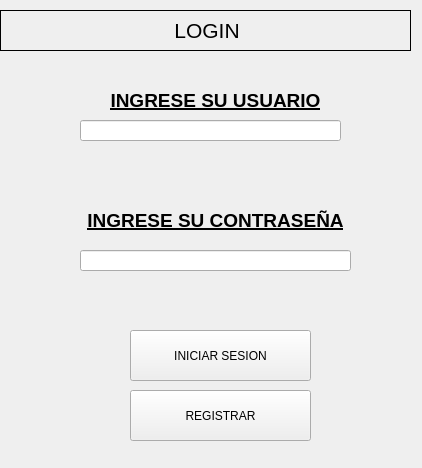
<?xml version="1.0" encoding="UTF-8"?>
<ui version="4.0">
 <class>LoginVentana</class>
 <widget class="QWidget" name="LoginVentana">
  <property name="geometry">
   <rect>
    <x>0</x>
    <y>0</y>
    <width>422</width>
    <height>468</height>
   </rect>
  </property>
  <property name="windowTitle">
   <string>Login</string>
  </property>
  <widget class="QLabel" name="label">
   <property name="geometry">
    <rect>
     <x>90</x>
     <y>60</y>
     <width>251</width>
     <height>81</height>
    </rect>
   </property>
   <property name="text">
    <string>&lt;html&gt;&lt;head/&gt;&lt;body&gt;&lt;p align=&quot;center&quot;&gt;&lt;span style=&quot; font-size:14pt; font-weight:600; text-decoration: underline;&quot;&gt;INGRESE SU USUARIO&lt;/span&gt;&lt;/p&gt;&lt;/body&gt;&lt;/html&gt;</string>
   </property>
  </widget>
  <widget class="QLabel" name="label_3">
   <property name="geometry">
    <rect>
     <x>0</x>
     <y>10</y>
     <width>411</width>
     <height>41</height>
    </rect>
   </property>
   <property name="frameShape">
    <enum>QFrame::Box</enum>
   </property>
   <property name="text">
    <string>&lt;html&gt;&lt;head/&gt;&lt;body&gt;&lt;p align=&quot;center&quot;&gt;&lt;span style=&quot; font-size:16pt;&quot;&gt;LOGIN&lt;/span&gt;&lt;/p&gt;&lt;/body&gt;&lt;/html&gt;</string>
   </property>
  </widget>
  <widget class="QLabel" name="label_2">
   <property name="geometry">
    <rect>
     <x>80</x>
     <y>180</y>
     <width>271</width>
     <height>81</height>
    </rect>
   </property>
   <property name="text">
    <string>&lt;html&gt;&lt;head/&gt;&lt;body&gt;&lt;p align=&quot;center&quot;&gt;&lt;span style=&quot; font-size:14pt; font-weight:600; text-decoration: underline;&quot;&gt;INGRESE SU CONTRASEÑA&lt;/span&gt;&lt;/p&gt;&lt;/body&gt;&lt;/html&gt;</string>
   </property>
  </widget>
  <widget class="QLineEdit" name="UsuarioLine">
   <property name="geometry">
    <rect>
     <x>80</x>
     <y>120</y>
     <width>261</width>
     <height>21</height>
    </rect>
   </property>
  </widget>
  <widget class="QLineEdit" name="PasswordLine">
   <property name="geometry">
    <rect>
     <x>80</x>
     <y>250</y>
     <width>271</width>
     <height>21</height>
    </rect>
   </property>
   <property name="text">
    <string/>
   </property>
   <property name="echoMode">
    <enum>QLineEdit::Password</enum>
   </property>
  </widget>
  <widget class="QPushButton" name="Login">
   <property name="geometry">
    <rect>
     <x>130</x>
     <y>330</y>
     <width>181</width>
     <height>51</height>
    </rect>
   </property>
   <property name="cursor">
    <cursorShape>PointingHandCursor</cursorShape>
   </property>
   <property name="styleSheet">
    <string notr="true">
QPushButton:hover
{
	border-style: solid;
   	background-color:#bbdefb;

}

QPushButton:pressed
{
	 	background-color:#0069c0;
}
</string>
   </property>
   <property name="text">
    <string>INICIAR SESION</string>
   </property>
   <property name="icon">
    <iconset>
     <normaloff>../assets/login.png</normaloff>../assets/login.png</iconset>
   </property>
   <property name="iconSize">
    <size>
     <width>25</width>
     <height>25</height>
    </size>
   </property>
  </widget>
  <widget class="QPushButton" name="BotonRegistro">
   <property name="geometry">
    <rect>
     <x>130</x>
     <y>390</y>
     <width>181</width>
     <height>51</height>
    </rect>
   </property>
   <property name="cursor">
    <cursorShape>PointingHandCursor</cursorShape>
   </property>
   <property name="styleSheet">
    <string notr="true">
QPushButton:hover
{
	border-style: solid;
   	background-color:#bbdefb;

}

QPushButton:pressed
{
	 	background-color:#0069c0;
}
</string>
   </property>
   <property name="text">
    <string>REGISTRAR</string>
   </property>
   <property name="icon">
    <iconset>
     <normaloff>../assets/register.png</normaloff>../assets/register.png</iconset>
   </property>
   <property name="iconSize">
    <size>
     <width>25</width>
     <height>25</height>
    </size>
   </property>
  </widget>
 </widget>
 <resources/>
 <connections/>
</ui>
